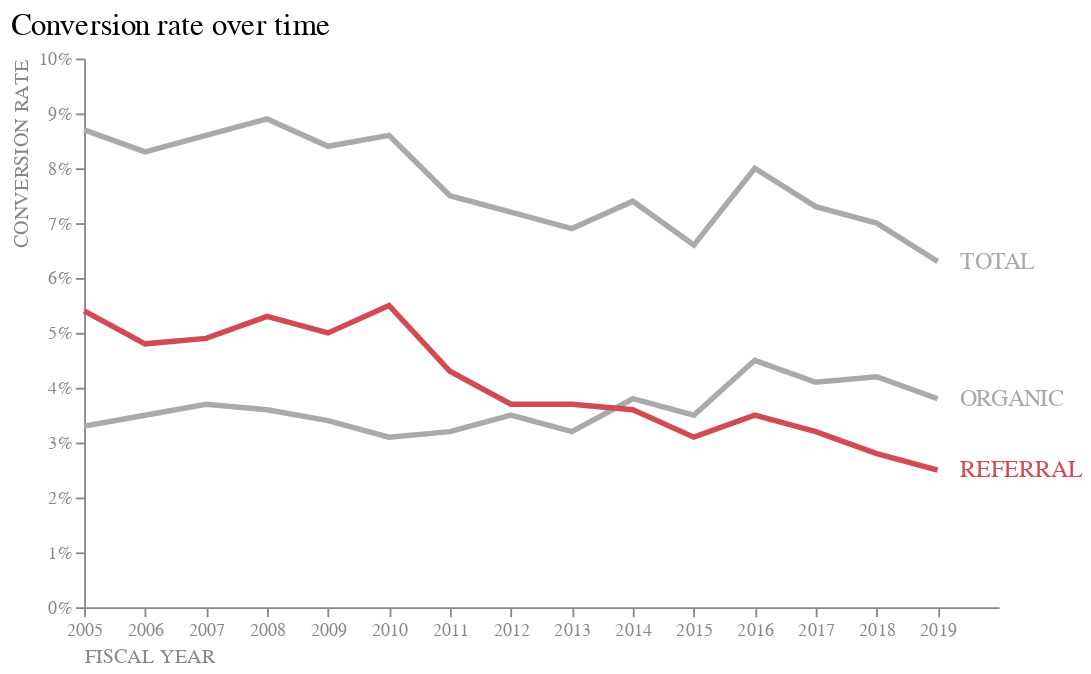

The notebook cell saved with this chart:
### Markdown cell above
![Alt text](\Images\4_3i.png)

### Code cell
line = alt.Chart(melted_table, title = alt.Title('Conversion rate over time', 
                                          fontWeight = 'normal', 
                                          anchor = 'start', 
                                          fontSize = 17)).mark_line(strokeWidth = 3).encode(
    x = alt.X('YEAR:O',
              axis = alt.Axis(labelAngle = 0, labelColor = '#888888', 
                              titleColor = '#888888', titleAnchor = 'start', 
                              titleFontWeight = 'normal'),
              title = 'FISCAL YEAR',
              scale = alt.Scale(align = 0)), 
    y = alt.Y('Value',
              axis = alt.Axis(grid = False, titleAnchor = 'end', 
                              labelColor = "#888888", titleColor = '#888888', 
                              titleFontWeight = 'normal', format = "%"), 
              title = "CONVERSION RATE",
              scale = alt.Scale(domain = [0, 0.1])
              ),
    color = alt.Color("Metric", scale = alt.Scale(range = ["#aaaaaa", '#d24b53', "#aaaaaa"]), legend = None),
    ).properties(width = 500)

text_red = alt.Chart(melted_table).mark_text(align='left', baseline='middle', dx = 20, size = 13).encode(
    x = alt.X('YEAR', aggregate = 'max', axis = None),
    y = alt.Y('Value', aggregate = {'argmax': 'YEAR'}),
    text = 'Metric',
    color = alt.Color("Metric", scale = alt.Scale(range = ["#aaaaaa", '#d24b53', "#aaaaaa"]), legend = None),

)

final = line + text_red
final.configure_view(stroke = None)

### Figure 1 — Vega-Lite specification as saved in the notebook (floating-point values rounded to 4 significant figures)
{"config": {"view": {"continuousWidth": 300, "continuousHeight": 300, "stroke": null}}, "layer": [{"mark": {"type": "line", "strokeWidth": 3}, "encoding": {"color": {"field": "Metric", "legend": null, "scale": {"range": ["#aaaaaa", "#d24b53", "#aaaaaa"]}, "type": "nominal"}, "x": {"axis": {"labelAngle": 0, "labelColor": "#888888", "titleAnchor": "start", "titleColor": "#888888", "titleFontWeight": "normal"}, "field": "YEAR", "scale": {"align": 0}, "title": "FISCAL YEAR", "type": "ordinal"}, "y": {"axis": {"format": "%", "grid": false, "labelColor": "#888888", "titleAnchor": "end", "titleColor": "#888888", "titleFontWeight": "normal"}, "field": "Value", "scale": {"domain": [0, 0.1]}, "title": "CONVERSION RATE", "type": "quantitative"}}, "title": {"text": "Conversion rate over time", "anchor": "start", "fontSize": 17, "fontWeight": "normal"}}, {"mark": {"type": "text", "align": "left", "baseline": "middle", "dx": 20, "size": 13}, "encoding": {"color": {"field": "Metric", "legend": null, "scale": {"range": ["#aaaaaa", "#d24b53", "#aaaaaa"]}, "type": "nominal"}, "text": {"field": "Metric", "type": "nominal"}, "x": {"aggregate": "max", "axis": null, "field": "YEAR", "type": "quantitative"}, "y": {"aggregate": {"argmax": "YEAR"}, "field": "Value", "type": "quantitative"}}}], "data": {"name": "data-79200e94ab13e17b934630c35a39db52"}, "width": 500, "$schema": "https://vega.github.io/schema/vega-lite/v5.15.1.json", "datasets": {"data-79200e94ab13e17b934630c35a39db52": [{"YEAR": 2005, "Metric": "TOTAL", "Value": 0.087}, {"YEAR": 2006, "Metric": "TOTAL", "Value": 0.083}, {"YEAR": 2007, "Metric": "TOTAL", "Value": 0.086}, {"YEAR": 2008, "Metric": "TOTAL", "Value": 0.089}, {"YEAR": 2009, "Metric": "TOTAL", "Value": 0.084}, {"YEAR": 2010, "Metric": "TOTAL", "Value": 0.086}, {"YEAR": 2011, "Metric": "TOTAL", "Value": 0.075}, {"YEAR": 2012, "Metric": "TOTAL", "Value": 0.072}, {"YEAR": 2013, "Metric": "TOTAL", "Value": 0.069}, {"YEAR": 2014, "Metric": "TOTAL", "Value": 0.074}, {"YEAR": 2015, "Metric": "TOTAL", "Value": 0.066}, {"YEAR": 2016, "Metric": "TOTAL", "Value": 0.08}, {"YEAR": 2017, "Metric": "TOTAL", "Value": 0.073}, {"YEAR": 2018, "Metric": "TOTAL", "Value": 0.07}, {"YEAR": 2019, "Metric": "TOTAL", "Value": 0.063}, {"YEAR": 2005, "Metric": "ORGANIC", "Value": 0.033}, {"YEAR": 2006, "Metric": "ORGANIC", "Value": 0.035}, {"YEAR": 2007, "Metric": "ORGANIC", "Value": 0.037}, {"YEAR": 2008, "Metric": "ORGANIC", "Value": 0.036}, {"YEAR": 2009, "Metric": "ORGANIC", "Value": 0.034}, {"YEAR": 2010, "Metric": "ORGANIC", "Value": 0.031}, {"YEAR": 2011, "Metric": "ORGANIC", "Value": 0.032}, {"YEAR": 2012, "Metric": "ORGANIC", "Value": 0.035}, {"YEAR": 2013, "Metric": "ORGANIC", "Value": 0.032}, {"YEAR": 2014, "Metric": "ORGANIC", "Value": 0.038}, {"YEAR": 2015, "Metric": "ORGANIC", "Value": 0.035}, {"YEAR": 2016, "Metric": "ORGANIC", "Value": 0.045}, {"YEAR": 2017, "Metric": "ORGANIC", "Value": 0.041}, {"YEAR": 2018, "Metric": "ORGANIC", "Value": 0.042}, {"YEAR": 2019, "Metric": "ORGANIC", "Value": 0.038}, {"YEAR": 2005, "Metric": "REFERRAL", "Value": 0.054}, {"YEAR": 2006, "Metric": "REFERRAL", "Value": 0.048}, {"YEAR": 2007, "Metric": "REFERRAL", "Value": 0.049}, {"YEAR": 2008, "Metric": "REFERRAL", "Value": 0.053}, {"YEAR": 2009, "Metric": "REFERRAL", "Value": 0.05}, {"YEAR": 2010, "Metric": "REFERRAL", "Value": 0.055}, {"YEAR": 2011, "Metric": "REFERRAL", "Value": 0.043}, {"YEAR": 2012, "Metric": "REFERRAL", "Value": 0.037}, {"YEAR": 2013, "Metric": "REFERRAL", "Value": 0.037}, {"YEAR": 2014, "Metric": "REFERRAL", "Value": 0.036}, {"YEAR": 2015, "Metric": "REFERRAL", "Value": 0.031}, {"YEAR": 2016, "Metric": "REFERRAL", "Value": 0.035}, {"YEAR": 2017, "Metric": "REFERRAL", "Value": 0.032}, {"YEAR": 2018, "Metric": "REFERRAL", "Value": 0.028}, {"YEAR": 2019, "Metric": "REFERRAL", "Value": 0.025}]}}
